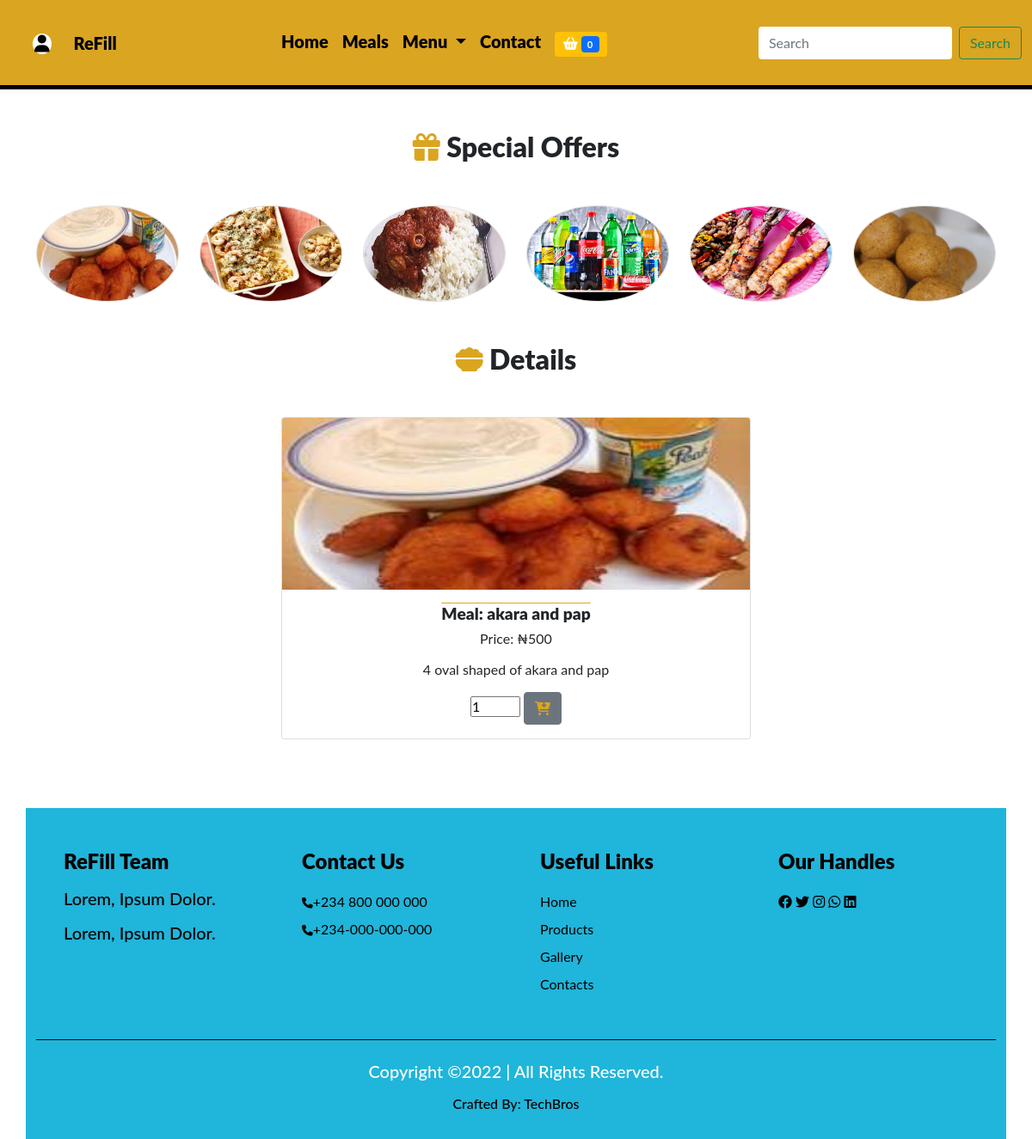
/detail/1, run on the app's committed database.
### techbro/models.py (models this page shows, shortened)
class Dish(models.Model):
    category = models.ForeignKey(Category, on_delete=models.CASCADE)
    breakfast = models.BooleanField(default=False)
    lunch = models.BooleanField(default=False)
    dinner = models.BooleanField(default=False)
    drink = models.BooleanField(default=False)
    appetiser = models.BooleanField(default=False)
    dessert = models.BooleanField(default=False)
    name = models.CharField(max_length=50)
    image = models.ImageField(upload_to='food', default='pix.png', blank=True, null=True)
    price = models.IntegerField()
    min = models.IntegerField()
    max = models.IntegerField()
    special = models.BooleanField(default=False)
    in_stock = models.BooleanField()
    description = models.TextField()
    class Meta:
        db_table = 'dish'
        managed = True
        verbose_name = 'Dish'
        verbose_name_plural = 'Dishes'

### techbro/views.py (the view)
# urls.py: path('detail/<str:id>', detail, name='detail'),
def detail(request, id):
    specials = Dish.objects.filter(special=True)
    categories = Category.objects.all()
    detail = Dish.objects.get(pk=id)
    context = {
        'specials': specials,
        'categories':categories,
        'detail':detail,
    }
    return render(request, 'detail.html', context)

### techbro/context_processor.py (called while the page is built)
def cartcount(request):
    count = Shopcart.objects.filter(user__username = request.user.username,paid=False)
    itemcount = 0
    for item in count:
        itemcount += item.c_item
    context = {
        'itemcount': itemcount
    }
    return context

### techbro/templates/detail.html (shortened to what this page needs)
{% extends 'base.html' %}
{% block header %}{% include 'header.html' %} {% endblock header %}
{% block specials %}{% include 'specials.html' %} {% endblock specials %}
   {% block content %}
    <section class="meals">
          <div class="container">
            <h2 class="text-center mt-5 mb-5"><i class="fa-solid fa-bowl-food"></i>{{item.name|title}} Details</h2>
          </div>
          <div class="container">
            <div class="row justify-content-center gy-5 gx-4">
                <div class="col-3 col-sm-3 col-md-3 col-lg-3 col-xl-3">
               </div>
                  <div class="col-6 col-sm-6 col-md-6 col-lg-6 col-xl-6">
                      <div class="card"><img src="{{detail.image.url}}" class="card-img-top">
                        <div class="card-body text-center">
                          <h3 class="card-title">Meal: {{detail.name}}</h3>
                          <p class="card-text">Price: ₦{{detail.price}}</p>
                          <p class="card-text text-truncate">{{detail.description}}</p>
                          <form action="{% url 'ordermeal' %}" method="POST">
                          <input type="number" name="mealquantity" value="1" min="{{detail.min}}" max="{{detail.max}}" style="width: 60;">
                         <button class="btn btn-secondary"><i class="fa-solid fa-cart-arrow-down"></i></a></button>
                        </form>
                        </div>
                      </div>
                    </div>
                <div class="col-3 col-sm-3 col-md-3 col-lg-3 col-xl-3">
                </div>
            </div>
          </div>
        </section>
{% endblock content %}
{% block footer %}{% include 'footer.html' %}{% endblock footer %}

### techbro/templates/specials.html
<section class="offers">
    <div class="container">
      <h2 class="text-center mt-5 mb-5"><i class="fa-solid fa-gift"></i> Special Offers</h2>
    </div>
    <div class="container offer mb-5" data-aos="fade-up">
      <div class="row justify-content-center gy-5 gx-4">
      {% if specials %}
        {% for item in specials %}
        <div class="col-5 col-sm-4 col-md-3 col-lg-2 col-xl-2">
          <div class="card">
            <img src="{{item.image.url}}" class="card-img-top">
          </div>
        </div>
        {% endfor %}
      {% endif %}
        </div>
      </div>
  </section>

### techbro/static/css/dash.css (style rules this page uses)
* { box-sizing: border-box; margin: 0; padding: 0; }

### techbro/static/css/nedu.css (style rules this page uses)
* { padding: 0; margin: 0; box-sizing: border-box; }
:root { --body: white; --navbody: pink; --navbar: #0f0f0ffb; --text: #f8aa02; --navback: #003566; --moon: black; }
body { font-family: 'Lato', sans-serif; background: var(--body); }

### techbro/static/css/styles.css (style rules this page uses)
* { margin: 0; padding: 0; box-sizing: border-box; }
h3 { text-align: center; font-weight: 600; font-size: 1.2rem; }

### techbro/static/css/index.css (style rules this page uses)
* { margin: 0; padding: 0; box-sizing: border-box; }
.offers h2 { font-weight: 900; }
.offers .container .fa-solid { color: goldenrod; }
.offer .card { height: 7rem; border-radius: 50%; transition: 0.5s all ease-in-out; }
.offer .card img { height: 100%; border-radius: 50%; opacity: 1; transition: 0.5s; }
.meals h2 { font-weight: 900; }
.meals .container .fa-solid { color: goldenrod; }
.meals .card h3 { font-weight: 900; text-decoration: overline goldenrod; }
.meals .card { line-height: 20px; transition: 0.5s; }
.meals .card img { height: 200px; opacity: 1; transition: 0.5s; }

### data on the page
Dish: image (picture), name "akara and pap", price "500", description "4 oval shaped of akara and pap", mealquantity "1"
Dish: image (picture)
Dish: image (picture)
Dish: image (picture)
Dish: image (picture)
Dish: image (picture)
